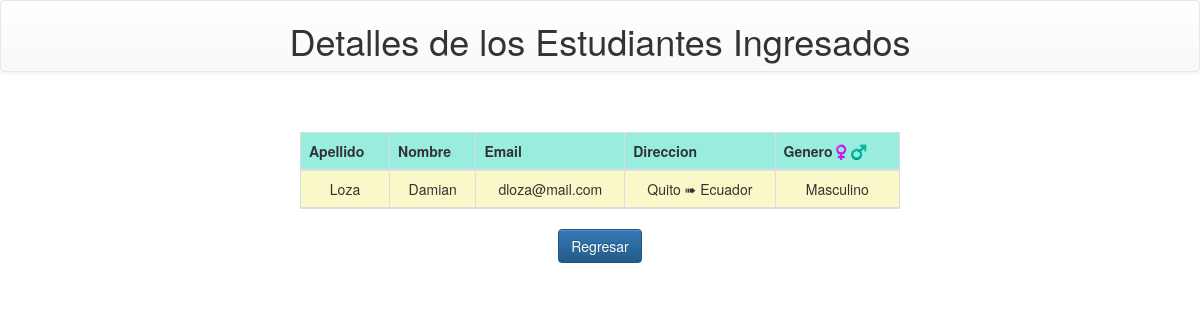
Screenshot of /detalle_estudiante/1 with the database file from the repository.
### estudiante/models.py (models this page shows, shortened)
class Estudiante(models.Model):
    nombre = models.CharField(max_length=255)
    apellido = models.CharField(max_length=255)
    genero = models.CharField(max_length=100)
    telefono = models.CharField(max_length=10)
    email = models.CharField(max_length=255)
    direccion = models.ForeignKey(Direccion, on_delete=models.SET_NULL, null=True)
    curso = models.ForeignKey(Curso, on_delete=models.SET_NULL, null=True)
    tutor = models.ForeignKey(Tutor, on_delete=models.SET_NULL, null=True)

class Direccion(models.Model):
    calle = models.CharField(max_length=50)
    no_calle = models.IntegerField()
    pais = models.CharField(max_length=100)
    predeterminada = models.BooleanField(default=True)

### estudiante/views.py (the view)
# urls.py: path('detalle_estudiante/<int:id>', detalle_estudiante, name= 'detalle_estudiante'),
def detalle_estudiante(request,id):
    estudiante = get_object_or_404(Estudiante, pk=id)
    mensaje = {'estudiante': estudiante}
    return render(request, 'detalle.html', mensaje)

### estudiante/templates/detalle.html (shortened to what this page needs)
<!DOCTYPE html>
<html lang="en">
<head>
    <link rel="stylesheet" href="https://cdn.jsdelivr.net/npm/bootstrap@3.4.1/dist/css/bootstrap.min.css">
    <link rel="stylesheet" href="https://cdn.jsdelivr.net/npm/bootstrap@3.4.1/dist/css/bootstrap-theme.min.css">
</head>
<body>
     <div class="navbar navbar-default" align="center">
         <div clas ="panel-heading">
             <h1 class = "panel-tittle"> Detalles de los Estudiantes Ingresados </h1>
         </div>
     </div>
    <div>
        <div class="table-responsive" align="center">
                <table class="table table-bordered table-striped text-center table-hover" style="width:50%">
                     <thead style="background-color: #faf8c8;">
                         <tr style="background-color: #98eddf;">
                            <th><strong>Apellido </strong> </th>
                            <th><strong>Nombre</strong> </th>
                            <th><strong>Email </strong> </th>
                            <th><strong>Direccion </strong> </th>
                            <th><strong>Genero♀️♂️</strong></th>
                            <br>
                        </tr>
                            <tr>
                                <td>{{estudiante.apellido}}</td>
                                <td>{{estudiante.nombre}}</td>
                                <td>{{estudiante.email}}</td>
                                <td>{{estudiante.direccion.calle}} ➠ {{estudiante.direccion.pais}}</td>
                                <td>{{estudiante.genero}}</td>
                            </tr>
                            <br>
                    </thead>
                </table>
                    <div>
                        <a href="/" class="btn btn-primary" type="button">Regresar</a>
                    </div>
        </div>
    </div>
</body>
</html>

### rows the page displays
Estudiante: apellido "Loza", nombre "Damian", email "dloza@mail.com", direccion.calle "Quito", direccion.pais "Ecuador", genero "Masculino"
